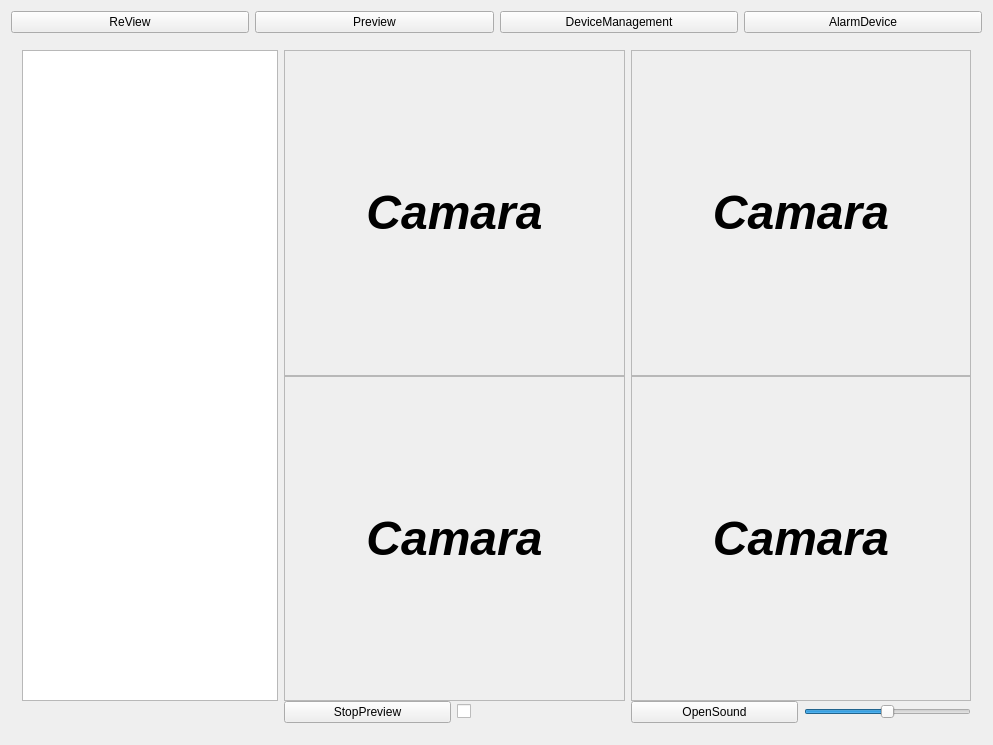
<?xml version="1.0" encoding="UTF-8"?>
<ui version="4.0">
 <class>CHikVisionMonitorClass</class>
 <widget class="QWidget" name="CHikVisionMonitorClass">
  <property name="geometry">
   <rect>
    <x>0</x>
    <y>0</y>
    <width>993</width>
    <height>745</height>
   </rect>
  </property>
  <property name="windowTitle">
   <string>CHikVisionMonitor</string>
  </property>
  <property name="autoFillBackground">
   <bool>false</bool>
  </property>
  <layout class="QGridLayout" name="gridLayout_3">
   <item row="0" column="0">
    <layout class="QHBoxLayout" name="horizontalLayout">
     <item>
      <widget class="QPushButton" name="ReviewButton">
       <property name="text">
        <string>ReView</string>
       </property>
      </widget>
     </item>
     <item>
      <widget class="QPushButton" name="PreviewButton">
       <property name="text">
        <string>Preview</string>
       </property>
      </widget>
     </item>
     <item>
      <widget class="QPushButton" name="ManagementButton">
       <property name="text">
        <string>DeviceManagement</string>
       </property>
      </widget>
     </item>
     <item>
      <widget class="QPushButton" name="alarmDeviceButton">
       <property name="text">
        <string>AlarmDevice</string>
       </property>
      </widget>
     </item>
    </layout>
   </item>
   <item row="1" column="0">
    <widget class="QStackedWidget" name="stackedWidget">
     <property name="autoFillBackground">
      <bool>true</bool>
     </property>
     <property name="currentIndex">
      <number>0</number>
     </property>
     <widget class="QWidget" name="PreviewPage">
      <layout class="QGridLayout" name="gridLayout_9" rowstretch="0,0" columnstretch="0,2,2,2,2">
       <property name="sizeConstraint">
        <enum>QLayout::SetDefaultConstraint</enum>
       </property>
       <property name="horizontalSpacing">
        <number>6</number>
       </property>
       <property name="verticalSpacing">
        <number>0</number>
       </property>
       <item row="1" column="1">
        <widget class="QPushButton" name="StopPreviewButton">
         <property name="text">
          <string>StopPreview</string>
         </property>
        </widget>
       </item>
       <item row="0" column="1" colspan="4">
        <layout class="QGridLayout" name="gridLayout" rowstretch="0,0" columnstretch="0,0" columnminimumwidth="0,0">
         <property name="sizeConstraint">
          <enum>QLayout::SetMaximumSize</enum>
         </property>
         <property name="leftMargin">
          <number>0</number>
         </property>
         <property name="topMargin">
          <number>0</number>
         </property>
         <property name="bottomMargin">
          <number>0</number>
         </property>
         <property name="horizontalSpacing">
          <number>6</number>
         </property>
         <property name="verticalSpacing">
          <number>0</number>
         </property>
         <item row="0" column="0">
          <widget class="QFrame" name="frame">
           <property name="frameShape">
            <enum>QFrame::StyledPanel</enum>
           </property>
           <property name="frameShadow">
            <enum>QFrame::Raised</enum>
           </property>
           <layout class="QGridLayout" name="gridLayout_4" rowstretch="0" columnstretch="0">
            <property name="sizeConstraint">
             <enum>QLayout::SetDefaultConstraint</enum>
            </property>
            <property name="leftMargin">
             <number>0</number>
            </property>
            <property name="topMargin">
             <number>0</number>
            </property>
            <property name="rightMargin">
             <number>0</number>
            </property>
            <property name="bottomMargin">
             <number>0</number>
            </property>
            <item row="0" column="0">
             <widget class="CMyLabel" name="label">
              <property name="enabled">
               <bool>true</bool>
              </property>
              <property name="autoFillBackground">
               <bool>false</bool>
              </property>
              <property name="frameShape">
               <enum>QFrame::NoFrame</enum>
              </property>
              <property name="frameShadow">
               <enum>QFrame::Plain</enum>
              </property>
              <property name="text">
               <string>&lt;html&gt;&lt;head/&gt;&lt;body&gt;&lt;p align=&quot;center&quot;&gt;&lt;span style=&quot; font-size:36pt; font-weight:600; font-style:italic;&quot;&gt;Camara&lt;/span&gt;&lt;/p&gt;&lt;/body&gt;&lt;/html&gt;</string>
              </property>
              <property name="textFormat">
               <enum>Qt::AutoText</enum>
              </property>
              <property name="scaledContents">
               <bool>false</bool>
              </property>
              <property name="wordWrap">
               <bool>false</bool>
              </property>
              <property name="openExternalLinks">
               <bool>false</bool>
              </property>
             </widget>
            </item>
           </layout>
          </widget>
         </item>
         <item row="0" column="1">
          <widget class="QFrame" name="frame_2">
           <property name="frameShape">
            <enum>QFrame::StyledPanel</enum>
           </property>
           <property name="frameShadow">
            <enum>QFrame::Raised</enum>
           </property>
           <layout class="QGridLayout" name="gridLayout_6">
            <property name="leftMargin">
             <number>0</number>
            </property>
            <property name="topMargin">
             <number>0</number>
            </property>
            <property name="rightMargin">
             <number>0</number>
            </property>
            <property name="bottomMargin">
             <number>0</number>
            </property>
            <item row="0" column="0">
             <widget class="CMyLabel" name="label_2">
              <property name="frameShape">
               <enum>QFrame::NoFrame</enum>
              </property>
              <property name="frameShadow">
               <enum>QFrame::Plain</enum>
              </property>
              <property name="midLineWidth">
               <number>0</number>
              </property>
              <property name="text">
               <string>&lt;html&gt;&lt;head/&gt;&lt;body&gt;&lt;p align=&quot;center&quot;&gt;&lt;span style=&quot; font-size:36pt; font-weight:600; font-style:italic;&quot;&gt;Camara&lt;/span&gt;&lt;/p&gt;&lt;/body&gt;&lt;/html&gt;</string>
              </property>
             </widget>
            </item>
           </layout>
          </widget>
         </item>
         <item row="1" column="0">
          <widget class="QFrame" name="frame_3">
           <property name="frameShape">
            <enum>QFrame::StyledPanel</enum>
           </property>
           <property name="frameShadow">
            <enum>QFrame::Raised</enum>
           </property>
           <layout class="QGridLayout" name="gridLayout_7">
            <property name="leftMargin">
             <number>0</number>
            </property>
            <property name="topMargin">
             <number>0</number>
            </property>
            <property name="rightMargin">
             <number>0</number>
            </property>
            <property name="bottomMargin">
             <number>0</number>
            </property>
            <item row="0" column="0">
             <widget class="CMyLabel" name="label_3">
              <property name="frameShape">
               <enum>QFrame::NoFrame</enum>
              </property>
              <property name="frameShadow">
               <enum>QFrame::Plain</enum>
              </property>
              <property name="text">
               <string>&lt;html&gt;&lt;head/&gt;&lt;body&gt;&lt;p align=&quot;center&quot;&gt;&lt;span style=&quot; font-size:36pt; font-weight:600; font-style:italic;&quot;&gt;Camara&lt;/span&gt;&lt;/p&gt;&lt;/body&gt;&lt;/html&gt;</string>
              </property>
             </widget>
            </item>
           </layout>
          </widget>
         </item>
         <item row="1" column="1">
          <widget class="QFrame" name="frame_4">
           <property name="frameShape">
            <enum>QFrame::StyledPanel</enum>
           </property>
           <property name="frameShadow">
            <enum>QFrame::Raised</enum>
           </property>
           <layout class="QGridLayout" name="gridLayout_8" rowstretch="0">
            <property name="sizeConstraint">
             <enum>QLayout::SetDefaultConstraint</enum>
            </property>
            <property name="leftMargin">
             <number>0</number>
            </property>
            <property name="topMargin">
             <number>0</number>
            </property>
            <property name="rightMargin">
             <number>0</number>
            </property>
            <property name="bottomMargin">
             <number>0</number>
            </property>
            <item row="0" column="0">
             <widget class="CMyLabel" name="label_4">
              <property name="frameShape">
               <enum>QFrame::NoFrame</enum>
              </property>
              <property name="frameShadow">
               <enum>QFrame::Plain</enum>
              </property>
              <property name="text">
               <string>&lt;html&gt;&lt;head/&gt;&lt;body&gt;&lt;p align=&quot;center&quot;&gt;&lt;span style=&quot; font-size:36pt; font-weight:600; font-style:italic;&quot;&gt;Camara&lt;/span&gt;&lt;/p&gt;&lt;/body&gt;&lt;/html&gt;</string>
              </property>
              <property name="scaledContents">
               <bool>false</bool>
              </property>
              <property name="alignment">
               <set>Qt::AlignLeading|Qt::AlignLeft|Qt::AlignVCenter</set>
              </property>
              <property name="margin">
               <number>0</number>
              </property>
              <property name="indent">
               <number>-1</number>
              </property>
              <property name="openExternalLinks">
               <bool>false</bool>
              </property>
             </widget>
            </item>
           </layout>
          </widget>
         </item>
        </layout>
       </item>
       <item row="1" column="2">
        <widget class="QCheckBox" name="videoCheckBox">
         <property name="text">
          <string/>
         </property>
        </widget>
       </item>
       <item row="1" column="4">
        <widget class="QSlider" name="soundSlider">
         <property name="maximum">
          <number>100</number>
         </property>
         <property name="singleStep">
          <number>5</number>
         </property>
         <property name="pageStep">
          <number>5</number>
         </property>
         <property name="value">
          <number>50</number>
         </property>
         <property name="tracking">
          <bool>true</bool>
         </property>
         <property name="orientation">
          <enum>Qt::Horizontal</enum>
         </property>
         <property name="invertedAppearance">
          <bool>false</bool>
         </property>
         <property name="tickPosition">
          <enum>QSlider::NoTicks</enum>
         </property>
        </widget>
       </item>
       <item row="1" column="3">
        <widget class="QPushButton" name="soundButton">
         <property name="text">
          <string>OpenSound</string>
         </property>
        </widget>
       </item>
       <item row="0" column="0">
        <widget class="QTreeView" name="treeView">
         <property name="verticalScrollBarPolicy">
          <enum>Qt::ScrollBarAsNeeded</enum>
         </property>
         <property name="horizontalScrollBarPolicy">
          <enum>Qt::ScrollBarAsNeeded</enum>
         </property>
         <property name="sizeAdjustPolicy">
          <enum>QAbstractScrollArea::AdjustIgnored</enum>
         </property>
         <property name="textElideMode">
          <enum>Qt::ElideLeft</enum>
         </property>
         <property name="autoExpandDelay">
          <number>-1</number>
         </property>
         <property name="indentation">
          <number>20</number>
         </property>
         <property name="uniformRowHeights">
          <bool>false</bool>
         </property>
         <property name="itemsExpandable">
          <bool>true</bool>
         </property>
         <property name="wordWrap">
          <bool>false</bool>
         </property>
         <attribute name="headerDefaultSectionSize">
          <number>100</number>
         </attribute>
         <attribute name="headerMinimumSectionSize">
          <number>25</number>
         </attribute>
        </widget>
       </item>
      </layout>
     </widget>
     <widget class="QWidget" name="ReviewPage">
      <layout class="QGridLayout" name="gridLayout_13" columnstretch="0,0,10">
       <item row="0" column="0">
        <widget class="QLabel" name="TimeBeginLabel">
         <property name="text">
          <string>开始时间：</string>
         </property>
         <property name="alignment">
          <set>Qt::AlignRight|Qt::AlignTrailing|Qt::AlignVCenter</set>
         </property>
        </widget>
       </item>
       <item row="1" column="0">
        <widget class="QLabel" name="TimeEndLabel">
         <property name="text">
          <string>结束时间：</string>
         </property>
         <property name="alignment">
          <set>Qt::AlignRight|Qt::AlignTrailing|Qt::AlignVCenter</set>
         </property>
        </widget>
       </item>
       <item row="0" column="1" rowspan="2">
        <layout class="QVBoxLayout" name="verticalLayout">
         <item>
          <widget class="QDateTimeEdit" name="BeginDateTimeEdit">
           <property name="dateTime">
            <datetime>
             <hour>0</hour>
             <minute>0</minute>
             <second>0</second>
             <year>2021</year>
             <month>6</month>
             <day>15</day>
            </datetime>
           </property>
           <property name="calendarPopup">
            <bool>true</bool>
           </property>
          </widget>
         </item>
         <item>
          <widget class="QDateTimeEdit" name="EndDateTimeEdit">
           <property name="dateTime">
            <datetime>
             <hour>15</hour>
             <minute>0</minute>
             <second>0</second>
             <year>2021</year>
             <month>6</month>
             <day>16</day>
            </datetime>
           </property>
           <property name="calendarPopup">
            <bool>true</bool>
           </property>
          </widget>
         </item>
        </layout>
       </item>
       <item row="0" column="2" rowspan="4">
        <layout class="QGridLayout" name="gridLayout_12">
         <item row="0" column="0">
          <widget class="QFrame" name="reviewFrame">
           <property name="frameShape">
            <enum>QFrame::StyledPanel</enum>
           </property>
           <property name="frameShadow">
            <enum>QFrame::Raised</enum>
           </property>
           <layout class="QGridLayout" name="gridLayout_2">
            <property name="leftMargin">
             <number>0</number>
            </property>
            <property name="topMargin">
             <number>0</number>
            </property>
            <property name="rightMargin">
             <number>0</number>
            </property>
            <property name="bottomMargin">
             <number>0</number>
            </property>
            <item row="0" column="0">
             <widget class="CMyLabel" name="ReviewLabel">
              <property name="enabled">
               <bool>true</bool>
              </property>
              <property name="autoFillBackground">
               <bool>false</bool>
              </property>
              <property name="frameShape">
               <enum>QFrame::NoFrame</enum>
              </property>
              <property name="frameShadow">
               <enum>QFrame::Plain</enum>
              </property>
              <property name="lineWidth">
               <number>1</number>
              </property>
              <property name="text">
               <string>&lt;html&gt;&lt;head/&gt;&lt;body&gt;&lt;p align=&quot;center&quot;&gt;&lt;span style=&quot; font-size:36pt; font-weight:600; font-style:italic;&quot;&gt;Camara&lt;/span&gt;&lt;/p&gt;&lt;/body&gt;&lt;/html&gt;</string>
              </property>
              <property name="textFormat">
               <enum>Qt::AutoText</enum>
              </property>
              <property name="scaledContents">
               <bool>false</bool>
              </property>
              <property name="wordWrap">
               <bool>false</bool>
              </property>
              <property name="openExternalLinks">
               <bool>false</bool>
              </property>
             </widget>
            </item>
           </layout>
          </widget>
         </item>
         <item row="0" column="1">
          <widget class="QFrame" name="reviewFrame2">
           <property name="frameShape">
            <enum>QFrame::StyledPanel</enum>
           </property>
           <property name="frameShadow">
            <enum>QFrame::Raised</enum>
           </property>
           <layout class="QGridLayout" name="gridLayout_5">
            <property name="leftMargin">
             <number>0</number>
            </property>
            <property name="topMargin">
             <number>0</number>
            </property>
            <property name="rightMargin">
             <number>0</number>
            </property>
            <property name="bottomMargin">
             <number>0</number>
            </property>
            <item row="0" column="0">
             <widget class="CMyLabel" name="ReviewLabel_2">
              <property name="frameShape">
               <enum>QFrame::NoFrame</enum>
              </property>
              <property name="frameShadow">
               <enum>QFrame::Plain</enum>
              </property>
              <property name="midLineWidth">
               <number>1</number>
              </property>
              <property name="text">
               <string>&lt;html&gt;&lt;head/&gt;&lt;body&gt;&lt;p align=&quot;center&quot;&gt;&lt;span style=&quot; font-size:36pt; font-weight:600; font-style:italic;&quot;&gt;Camara&lt;/span&gt;&lt;/p&gt;&lt;/body&gt;&lt;/html&gt;</string>
              </property>
             </widget>
            </item>
           </layout>
          </widget>
         </item>
         <item row="1" column="0">
          <widget class="QFrame" name="reviewFrame3">
           <property name="frameShape">
            <enum>QFrame::StyledPanel</enum>
           </property>
           <property name="frameShadow">
            <enum>QFrame::Raised</enum>
           </property>
           <layout class="QGridLayout" name="gridLayout_10">
            <property name="leftMargin">
             <number>0</number>
            </property>
            <property name="topMargin">
             <number>0</number>
            </property>
            <property name="rightMargin">
             <number>0</number>
            </property>
            <property name="bottomMargin">
             <number>0</number>
            </property>
            <item row="0" column="0">
             <widget class="CMyLabel" name="ReviewLabel_3">
              <property name="frameShape">
               <enum>QFrame::NoFrame</enum>
              </property>
              <property name="text">
               <string>&lt;html&gt;&lt;head/&gt;&lt;body&gt;&lt;p align=&quot;center&quot;&gt;&lt;span style=&quot; font-size:36pt; font-weight:600; font-style:italic;&quot;&gt;Camara&lt;/span&gt;&lt;/p&gt;&lt;/body&gt;&lt;/html&gt;</string>
              </property>
             </widget>
            </item>
           </layout>
          </widget>
         </item>
         <item row="1" column="1">
          <widget class="QFrame" name="reviewFrame4">
           <property name="frameShape">
            <enum>QFrame::StyledPanel</enum>
           </property>
           <property name="frameShadow">
            <enum>QFrame::Raised</enum>
           </property>
           <layout class="QGridLayout" name="gridLayout_11">
            <property name="leftMargin">
             <number>0</number>
            </property>
            <property name="topMargin">
             <number>0</number>
            </property>
            <property name="rightMargin">
             <number>0</number>
            </property>
            <property name="bottomMargin">
             <number>0</number>
            </property>
            <item row="0" column="0">
             <widget class="CMyLabel" name="ReviewLabel_4">
              <property name="frameShape">
               <enum>QFrame::NoFrame</enum>
              </property>
              <property name="text">
               <string>&lt;html&gt;&lt;head/&gt;&lt;body&gt;&lt;p align=&quot;center&quot;&gt;&lt;span style=&quot; font-size:36pt; font-weight:600; font-style:italic;&quot;&gt;Camara&lt;/span&gt;&lt;/p&gt;&lt;/body&gt;&lt;/html&gt;</string>
              </property>
             </widget>
            </item>
           </layout>
          </widget>
         </item>
        </layout>
       </item>
       <item row="2" column="0" colspan="2">
        <widget class="QTreeView" name="ReviewTreeView"/>
       </item>
       <item row="3" column="0" colspan="2">
        <widget class="QListView" name="reviewFilelistView"/>
       </item>
       <item row="4" column="0" colspan="3">
        <layout class="QHBoxLayout" name="horizontalLayout_4" stretch="0,0,0,0,0,0,0,0,0,0">
         <item>
          <widget class="CMyLabel" name="reviewStepBackLabel">
           <property name="text">
            <string/>
           </property>
           <property name="pixmap">
            <pixmap resource="CHikVisionMonitor.qrc">:/CHikVisionMonitor/Resources/stepback.png</pixmap>
           </property>
           <property name="alignment">
            <set>Qt::AlignRight|Qt::AlignTrailing|Qt::AlignVCenter</set>
           </property>
          </widget>
         </item>
         <item>
          <widget class="QLabel" name="totalTimeLabel">
           <property name="text">
            <string/>
           </property>
           <property name="alignment">
            <set>Qt::AlignCenter</set>
           </property>
          </widget>
         </item>
         <item>
          <widget class="CMyLabel" name="reviewStepOnLabel">
           <property name="text">
            <string/>
           </property>
           <property name="pixmap">
            <pixmap resource="CHikVisionMonitor.qrc">:/CHikVisionMonitor/Resources/stepon.png</pixmap>
           </property>
          </widget>
         </item>
         <item>
          <widget class="QPushButton" name="stopButton">
           <property name="text">
            <string>stop</string>
           </property>
          </widget>
         </item>
         <item>
          <widget class="QPushButton" name="pauseButton">
           <property name="text">
            <string>pause</string>
           </property>
          </widget>
         </item>
         <item>
          <widget class="QPushButton" name="replayButton">
           <property name="text">
            <string>repaly</string>
           </property>
          </widget>
         </item>
         <item>
          <widget class="QPushButton" name="slowPlayButton">
           <property name="text">
            <string>slowplay</string>
           </property>
          </widget>
         </item>
         <item>
          <widget class="QPushButton" name="quickPlayButton">
           <property name="text">
            <string>quickplay</string>
           </property>
          </widget>
         </item>
         <item>
          <widget class="QPushButton" name="normalPlayButton">
           <property name="text">
            <string>normalplay</string>
           </property>
          </widget>
         </item>
         <item>
          <widget class="QPushButton" name="singleFrameButton">
           <property name="text">
            <string>singleframe</string>
           </property>
          </widget>
         </item>
        </layout>
       </item>
      </layout>
     </widget>
     <widget class="CDeviceManagement" name="DeviceManagementPage"/>
     <widget class="CAlarmDevice" name="AlarmDevicePage"/>
    </widget>
   </item>
  </layout>
 </widget>
 <layoutdefault spacing="6" margin="11"/>
 <customwidgets>
  <customwidget>
   <class>CMyLabel</class>
   <extends>QLabel</extends>
   <header location="global">mylabel.h</header>
  </customwidget>
  <customwidget>
   <class>CDeviceManagement</class>
   <extends>QWidget</extends>
   <header>cdevicemanagement.h</header>
   <container>1</container>
  </customwidget>
  <customwidget>
   <class>CAlarmDevice</class>
   <extends>QWidget</extends>
   <header>Alarmdevice.h</header>
   <container>1</container>
  </customwidget>
 </customwidgets>
 <resources>
  <include location="CHikVisionMonitor.qrc"/>
 </resources>
 <connections/>
</ui>
